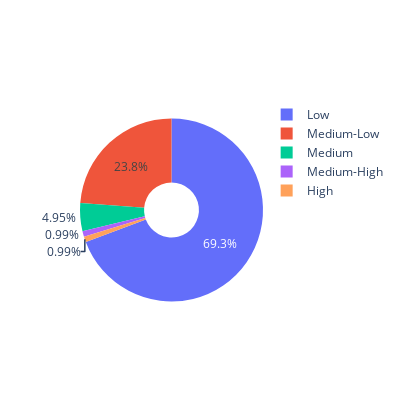

The notebook cell this image was saved under:
### Markdown cell above
## PieChart of the categorization of the expected dividend

### Code cell
df = pd.read_csv('./Dataset/scaledData.csv')
df['discretized FADY'] = df['discretized FADY'].astype(str)
dividend_class = {
    '0': 'Low',
    '1': 'Medium-Low',
    '2': 'Medium',
    '3': 'Medium-High',
    '4': 'High'}
df['discretized FADY'].replace(to_replace=dividend_class, inplace=True)
fig = go.Figure(data=[go.Pie( labels = ['Low','Medium-Low','Medium','Medium-High','High'],values=df.value_counts('discretized FADY'), hole=.3)])
fig.update_layout( width=400, height=400)
fig.show()

### Figure 1 — Plotly figure (JSON) as saved in the notebook; plotly's stock layout.template omitted (floating-point values rounded to 4 significant figures)
{"data": [{"hole": 0.3, "labels": ["Low", "Medium-Low", "Medium", "Medium-High", "High"], "type": "pie", "values": [70, 24, 5, 1, 1]}], "layout": {"height": 400, "width": 400}}
